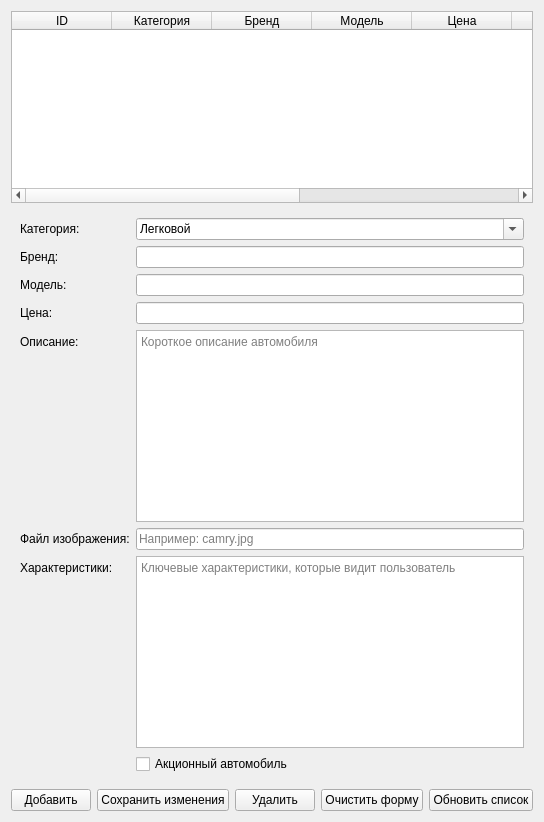
<?xml version="1.0" encoding="UTF-8"?>
<ui version="4.0">
 <class>CarAdminTab</class>
 <widget class="QWidget" name="CarAdminTab">
  <layout class="QVBoxLayout" name="verticalLayout">
   <item>
    <widget class="QTableWidget" name="table">
     <property name="selectionMode">
      <enum>QAbstractItemView::SingleSelection</enum>
     </property>
     <property name="selectionBehavior">
      <enum>QAbstractItemView::SelectRows</enum>
     </property>
     <property name="editTriggers">
      <set>QAbstractItemView::NoEditTriggers</set>
     </property>
     <property name="columnCount">
      <number>9</number>
     </property>
     <property name="rowCount">
      <number>0</number>
     </property>
     <attribute name="horizontalHeaderStretchLastSection">
      <bool>true</bool>
     </attribute>
     <attribute name="verticalHeaderVisible">
      <bool>false</bool>
     </attribute>
     <column>
      <property name="text">
       <string>ID</string>
      </property>
     </column>
     <column>
      <property name="text">
       <string>Категория</string>
      </property>
     </column>
     <column>
      <property name="text">
       <string>Бренд</string>
      </property>
     </column>
     <column>
      <property name="text">
       <string>Модель</string>
      </property>
     </column>
     <column>
      <property name="text">
       <string>Цена</string>
      </property>
     </column>
     <column>
      <property name="text">
       <string>Описание</string>
      </property>
     </column>
     <column>
      <property name="text">
       <string>Изображение</string>
      </property>
     </column>
     <column>
      <property name="text">
       <string>Характеристики</string>
      </property>
     </column>
     <column>
      <property name="text">
       <string>Акция</string>
      </property>
     </column>
    </widget>
   </item>
   <item>
    <widget class="QWidget" name="form_container" native="true">
     <layout class="QFormLayout" name="formLayout">
      <item row="0" column="0">
       <widget class="QLabel" name="label_category">
        <property name="text">
         <string>Категория:</string>
        </property>
       </widget>
      </item>
      <item row="0" column="1">
       <widget class="QComboBox" name="category_input">
        <property name="editable">
         <bool>true</bool>
        </property>
        <item>
         <property name="text">
          <string>Легковой</string>
         </property>
        </item>
        <item>
         <property name="text">
          <string>Кроссовер</string>
         </property>
        </item>
        <item>
         <property name="text">
          <string>Грузовой</string>
         </property>
        </item>
        <item>
         <property name="text">
          <string>Электромобили</string>
         </property>
        </item>
        <item>
         <property name="text">
          <string>Гибриды</string>
         </property>
        </item>
       </widget>
      </item>
      <item row="1" column="0">
       <widget class="QLabel" name="label_brand">
        <property name="text">
         <string>Бренд:</string>
        </property>
       </widget>
      </item>
      <item row="1" column="1">
       <widget class="QLineEdit" name="brand_input"/>
      </item>
      <item row="2" column="0">
       <widget class="QLabel" name="label_model">
        <property name="text">
         <string>Модель:</string>
        </property>
       </widget>
      </item>
      <item row="2" column="1">
       <widget class="QLineEdit" name="model_input"/>
      </item>
      <item row="3" column="0">
       <widget class="QLabel" name="label_price">
        <property name="text">
         <string>Цена:</string>
        </property>
       </widget>
      </item>
      <item row="3" column="1">
       <widget class="QLineEdit" name="price_input"/>
      </item>
      <item row="4" column="0">
       <widget class="QLabel" name="label_description">
        <property name="text">
         <string>Описание:</string>
        </property>
       </widget>
      </item>
      <item row="4" column="1">
       <widget class="QPlainTextEdit" name="description_input">
        <property name="placeholderText">
         <string>Короткое описание автомобиля</string>
        </property>
       </widget>
      </item>
      <item row="5" column="0">
       <widget class="QLabel" name="label_image">
        <property name="text">
         <string>Файл изображения:</string>
        </property>
       </widget>
      </item>
      <item row="5" column="1">
       <widget class="QLineEdit" name="image_input">
        <property name="placeholderText">
         <string>Например: camry.jpg</string>
        </property>
       </widget>
      </item>
      <item row="6" column="0">
       <widget class="QLabel" name="label_specs">
        <property name="text">
         <string>Характеристики:</string>
        </property>
       </widget>
      </item>
      <item row="6" column="1">
       <widget class="QPlainTextEdit" name="specs_input">
        <property name="placeholderText">
         <string>Ключевые характеристики, которые видит пользователь</string>
        </property>
       </widget>
      </item>
      <item row="7" column="1">
       <widget class="QCheckBox" name="discount_checkbox">
        <property name="text">
         <string>Акционный автомобиль</string>
        </property>
       </widget>
      </item>
     </layout>
    </widget>
   </item>
   <item>
    <layout class="QHBoxLayout" name="button_row">
     <item>
      <widget class="QPushButton" name="add_button">
       <property name="text">
        <string>Добавить</string>
       </property>
      </widget>
     </item>
     <item>
      <widget class="QPushButton" name="update_button">
       <property name="text">
        <string>Сохранить изменения</string>
       </property>
      </widget>
     </item>
     <item>
      <widget class="QPushButton" name="delete_button">
       <property name="text">
        <string>Удалить</string>
       </property>
      </widget>
     </item>
     <item>
      <widget class="QPushButton" name="clear_button">
       <property name="text">
        <string>Очистить форму</string>
       </property>
      </widget>
     </item>
     <item>
      <widget class="QPushButton" name="refresh_button">
       <property name="text">
        <string>Обновить список</string>
       </property>
      </widget>
     </item>
    </layout>
   </item>
  </layout>
 </widget>
 <resources/>
 <connections/>
</ui>
